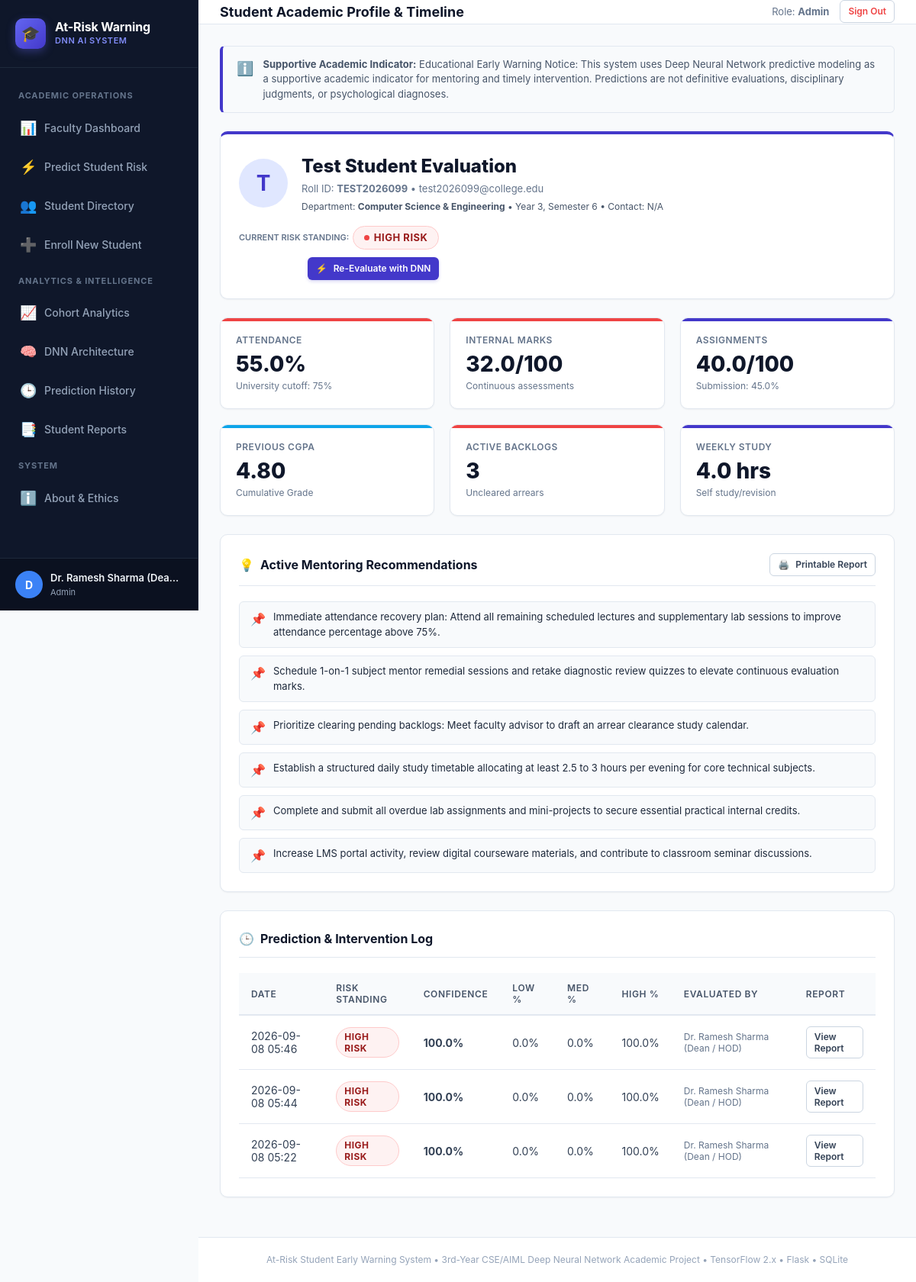
Screenshot of /student/TEST2026099 (signed in) with the database file from the repository.
### tables this page shows
CREATE TABLE students (
    id INTEGER PRIMARY KEY AUTOINCREMENT,
    student_id TEXT UNIQUE NOT NULL,
    name TEXT NOT NULL,
    email TEXT UNIQUE NOT NULL,
    department TEXT NOT NULL,
    year INTEGER NOT NULL CHECK(year BETWEEN 1 AND 4),
    semester INTEGER NOT NULL CHECK(semester BETWEEN 1 AND 8),
    contact_number TEXT,
    created_at TIMESTAMP DEFAULT CURRENT_TIMESTAMP
);

CREATE TABLE academic_records (
    id INTEGER PRIMARY KEY AUTOINCREMENT,
    student_id TEXT NOT NULL,
    attendance_percentage REAL NOT NULL,
    internal_marks REAL NOT NULL,
    assignment_score REAL NOT NULL,
    previous_gpa REAL NOT NULL,
    study_hours_weekly REAL NOT NULL,
    backlogs INTEGER NOT NULL DEFAULT 0,
    assignment_submission_rate REAL NOT NULL,
    engagement_score REAL NOT NULL,
    previous_failures INTEGER NOT NULL DEFAULT 0,
    exam_score REAL NOT NULL,
    semester_term TEXT DEFAULT 'Current Semester',
    recorded_date TIMESTAMP DEFAULT CURRENT_TIMESTAMP,
    FOREIGN KEY (student_id) REFERENCES students(student_id) ON DELETE CASCADE
);

CREATE TABLE predictions (
    id INTEGER PRIMARY KEY AUTOINCREMENT,
    student_id TEXT NOT NULL,
    risk_level TEXT NOT NULL,
    risk_code INTEGER NOT NULL,
    confidence REAL NOT NULL,
    low_probability REAL NOT NULL,
    medium_probability REAL NOT NULL,
    high_probability REAL NOT NULL,
    predicted_by TEXT DEFAULT 'Faculty',
    recommendations TEXT,
    risk_factors TEXT,
    explanation TEXT,
    academic_record_id INTEGER,
    prediction_date TIMESTAMP DEFAULT CURRENT_TIMESTAMP,
    FOREIGN KEY (student_id) REFERENCES students(student_id) ON DELETE CASCADE,
    FOREIGN KEY (academic_record_id) REFERENCES academic_records(id) ON DELETE SET NULL
);

### app.py (the view)
@app.route('/student/<student_id>')
@login_required
def student_detail(student_id):
    student, latest_acad, latest_pred = get_student_full_profile(student_id)
    if not student:
        flash("Student not found.", "danger")
        return redirect(url_for('students'))
    if session.get('role') == 'student' and session.get('student_ref_id') != student_id:
        flash("You are not authorized to view other students' profiles.", "danger")
        return redirect(url_for('student_dashboard'))
    acad_history = get_student_academic_history(student_id)
    pred_history = get_student_prediction_history(student_id)
    recs = []
    risk_factors = []
    if latest_pred and latest_pred['recommendations']:
        try:
            recs = json.loads(latest_pred['recommendations'])
        except Exception:
            recs = [latest_pred['recommendations']]
    if latest_pred and latest_pred['risk_factors']:
        try:
            risk_factors = json.loads(latest_pred['risk_factors'])
        except Exception:
            risk_factors = [latest_pred['risk_factors']]
    return render_template(
        'student_detail.html',
        student=student,
        academic=latest_acad,
        prediction=latest_pred,
        recommendations=recs,
        risk_factors=risk_factors,
        acad_history=acad_history,
        pred_history=pred_history
    )

### app.py (called while the page is built)
def login_required(f):
    @wraps(f)
    def decorated_function(*args, **kwargs):
        if 'user_id' not in session:
            flash("Please log in to access this page.", "warning")
            return redirect(url_for('login', next=request.url))
        return f(*args, **kwargs)
    return decorated_function

@app.context_processor
def inject_globals():
    return {
        'current_user': {
            'id': session.get('user_id'),
            'username': session.get('username'),
            'role': session.get('role'),
            'full_name': session.get('full_name'),
            'student_ref_id': session.get('student_ref_id')
        },
        'risk_colors': config.RISK_COLORS,
        'disclaimer': config.DISCLAIMER_NOTICE,
        'feature_metadata': FEATURE_METADATA
    }

### utils/database.py (called while the page is built)
def get_db_connection():
    conn = sqlite3.connect(config.DATABASE_PATH)
    conn.row_factory = sqlite3.Row
    return conn

def get_student_full_profile(student_id):
    conn = get_db_connection()
    student = conn.execute("SELECT * FROM students WHERE student_id = ?", (student_id,)).fetchone()
    if not student:
        conn.close()
        return None, None, None
    latest_acad = conn.execute(
        "SELECT * FROM academic_records WHERE student_id = ? ORDER BY id DESC LIMIT 1",
        (student_id,)
    ).fetchone()
    latest_pred = conn.execute(
        "SELECT * FROM predictions WHERE student_id = ? ORDER BY id DESC LIMIT 1",
        (student_id,)
    ).fetchone()
    conn.close()
    return student, latest_acad, latest_pred

def get_student_academic_history(student_id):
    conn = get_db_connection()
    records = conn.execute(
        "SELECT * FROM academic_records WHERE student_id = ? ORDER BY id DESC",
        (student_id,)
    ).fetchall()
    conn.close()
    return records

def get_student_prediction_history(student_id):
    conn = get_db_connection()
    preds = conn.execute(
        "SELECT * FROM predictions WHERE student_id = ? ORDER BY id DESC",
        (student_id,)
    ).fetchall()
    conn.close()
    return preds

### templates/student_detail.html (shortened to what this page needs)
﻿{% extends "base.html" %}
{% block header_title %}Student Academic Profile & Timeline{% endblock %}
{% block content %}
<div style="max-width: 1100px; margin: 0 auto;">
  <div class="card" style="border-top: 4px solid var(--primary); margin-bottom: 24px;">
    <div style="display: flex; justify-content: space-between; align-items: center; flex-wrap: wrap; gap: 16px;">
      <div style="display: flex; align-items: center; gap: 18px;">
        <div style="width: 64px; height: 64px; border-radius: 50%; background: #e0e7ff; color: #4338ca; display: flex; align-items: center; justify-content: center; font-size: 28px; font-weight: bold;">
          {{ student.name[0] }}
        </div>
        <div>
          <h2 style="font-size: 24px; font-weight: 800; color: #0f172a;">{{ student.name }}</h2>
          <div style="font-size: 13px; color: #64748b; margin-top: 2px;">
            Roll ID: <strong>{{ student.student_id }}</strong> &bull; {{ student.email }}
          </div>
          <div style="font-size: 12px; color: #475569; margin-top: 4px;">
            Department: <strong>{{ student.department }}</strong> &bull; Year {{ student.year }}, Semester {{ student.semester }} &bull; Contact: {{ student.contact_number or 'N/A' }}
          </div>
        </div>
      </div>
      <div style="display: flex; flex-direction: column; align-items: flex-end; gap: 10px;">
        {% if prediction %}
        <div>
          <span style="font-size: 11px; text-transform: uppercase; color: #64748b; font-weight: 600;">Current Risk Standing:</span>
          {% if prediction.risk_level == 'LOW RISK' %}
            <span class="badge badge-low" style="font-size: 13px; padding: 5px 14px;"><span class="badge-pulse"></span> LOW RISK</span>
          {% elif prediction.risk_level == 'MEDIUM RISK' %}
            <span class="badge badge-medium" style="font-size: 13px; padding: 5px 14px;"><span class="badge-pulse"></span> MEDIUM RISK</span>
          {% else %}
            <span class="badge badge-high" style="font-size: 13px; padding: 5px 14px;"><span class="badge-pulse"></span> HIGH RISK</span>
          {% endif %}
        </div>
        {% endif %}
        {% if current_user.role in ['admin', 'faculty'] %}
        <a href="{{ url_for('predict', student_id=student.student_id) }}" class="btn btn-primary btn-sm">
          <span>⚡</span> Re-Evaluate with DNN
        </a>
        {% endif %}
      </div>
    </div>
  </div>
  {% if academic %}
  <div class="stat-grid">
    <div class="stat-card {% if academic.attendance_percentage < 75 %}high-risk{% else %}low-risk{% endif %}">
      <div class="label">Attendance</div>
      <div class="value">{{ "%.1f"|format(academic.attendance_percentage) }}%</div>
      <div class="sub">University cutoff: 75%</div>
    </div>
    <div class="stat-card {% if academic.internal_marks < 40 %}high-risk{% else %}primary{% endif %}">
      <div class="label">Internal Marks</div>
      <div class="value">{{ "%.1f"|format(academic.internal_marks) }}/100</div>
      <div class="sub">Continuous assessments</div>
    </div>
    <div class="stat-card primary">
      <div class="label">Assignments</div>
      <div class="value">{{ "%.1f"|format(academic.assignment_score) }}/100</div>
      <div class="sub">Submission: {{ "%.1f"|format(academic.assignment_submission_rate) }}%</div>
    </div>
    <div class="stat-card info">
      <div class="label">Previous CGPA</div>
      <div class="value">{{ "%.2f"|format(academic.previous_gpa) }}</div>
      <div class="sub">Cumulative Grade</div>
    </div>
    <div class="stat-card {% if academic.backlogs > 0 %}high-risk{% else %}low-risk{% endif %}">
      <div class="label">Active Backlogs</div>
      <div class="value">{{ academic.backlogs }}</div>
      <div class="sub">Uncleared arrears</div>
    </div>
    <div class="stat-card primary">
      <div class="label">Weekly Study</div>
      <div class="value">{{ "%.1f"|format(academic.study_hours_weekly) }} hrs</div>
      <div class="sub">Self study/revision</div>
    </div>
  </div>
  {% endif %}
  {% if recommendations %}
  <div class="card">
    <div class="card-header">
      <h3><span>💡</span> Active Mentoring Recommendations</h3>
      {% if prediction %}
      <a href="{{ url_for('report_view', prediction_id=prediction.id) }}" class="btn btn-secondary btn-sm">
        <span>🖨️</span> Printable Report
      </a>
      {% endif %}
    </div>
    <div style="display: flex; flex-direction: column; gap: 10px;">
      {% for rec in recommendations %}
      <div style="display: flex; gap: 10px; align-items: flex-start; padding: 10px 14px; background: #f8fafc; border: 1px solid var(--border-color); border-radius: var(--radius-sm);">
        <span style="color: var(--primary);">📌</span>
        <div style="font-size: 13px; color: #1e293b;">{{ rec }}</div>
      </div>
      {% endfor %}
    </div>
  </div>
  {% endif %}
  <div class="card">
    <div class="card-header">
      <h3><span>🕒</span> Prediction & Intervention Log</h3>
    </div>
    <div class="table-responsive">
      <table class="modern-table">
        <thead>
          <tr>
            <th>Date</th>
            <th>Risk Standing</th>
            <th>Confidence</th>
            <th>Low %</th>
            <th>Med %</th>
            <th>High %</th>
            <th>Evaluated By</th>
            <th>Report</th>
          </tr>
        </thead>
        <tbody>
          {% for pred in pred_history %}
          <tr>
            <td>{{ pred.prediction_date[:16] }}</td>
            <td>
              {% if pred.risk_level == 'LOW RISK' %}
                <span class="badge badge-low">Low Risk</span>
              {% elif pred.risk_level == 'MEDIUM RISK' %}
                <span class="badge badge-medium">Med Risk</span>
              {% else %}
                <span class="badge badge-high">High Risk</span>
              {% endif %}
            </td>
            <td><strong>{{ "%.1f"|format(pred.confidence) }}%</strong></td>
            <td>{{ "%.1f"|format(pred.low_probability) }}%</td>
            <td>{{ "%.1f"|format(pred.medium_probability) }}%</td>
            <td>{{ "%.1f"|format(pred.high_probability) }}%</td>
            <td style="font-size: 12px; color: #64748b;">{{ pred.predicted_by }}</td>
            <td>
              <a href="{{ url_for('report_view', prediction_id=pred.id) }}" class="btn btn-secondary btn-sm">
                View Report
              </a>
            </td>
          </tr>
          {% else %}
          <tr>
            <td colspan="8" style="text-align: center; color: var(--text-muted); padding: 20px;">
              No prior predictions on record.
            </td>
          </tr>
          {% endfor %}
        </tbody>
      </table>
    </div>
  </div>
</div>
{% endblock %}

### static/css/style.css (style rules this page uses)
* { box-sizing: border-box; margin: 0; padding: 0; }
body { font-family: -apple-system, BlinkMacSystemFont, "Segoe UI", Roboto, "Helvetica Neue", Arial, sans-serif; background-color: var(--bg-main); color: var(--text-main); line-height: 1.5; display: flex; min-height: 100vh; }
.card { background: var(--card-bg); border: 1px solid var(--border-color); border-radius: var(--radius-md); box-shadow: var(--shadow-sm); padding: 24px; margin-bottom: 24px; }
.card-header { display: flex; justify-content: space-between; align-items: center; margin-bottom: 20px; padding-bottom: 12px; border-bottom: 1px solid var(--border-color); }
.card-header h3 { font-size: 16px; font-weight: 700; color: var(--text-main); display: flex; align-items: center; gap: 8px; }
.stat-grid { display: grid; grid-template-columns: repeat(auto-fit, minmax(220px, 1fr)); gap: 20px; margin-bottom: 24px; }
.stat-card { background: white; border: 1px solid var(--border-color); border-radius: var(--radius-md); padding: 20px; box-shadow: var(--shadow-sm); position: relative; overflow: hidden; transition: transform 0.2s ease, box-shadow 0.2s ease; }
.stat-card::before { content: ''; position: absolute; top: 0; left: 0; right: 0; height: 4px; }
.stat-card.primary::before { background: var(--primary); }
.stat-card.high-risk::before { background: var(--risk-high); }
.stat-card.info::before { background: #0ea5e9; }
.stat-card .label { font-size: 12px; font-weight: 600; text-transform: uppercase; letter-spacing: 0.04em; color: var(--text-muted); margin-bottom: 8px; }
.stat-card .value { font-size: 28px; font-weight: 800; color: var(--text-main); line-height: 1; margin-bottom: 6px; }
.stat-card .sub { font-size: 12px; color: var(--text-muted); }
.badge { display: inline-flex; align-items: center; gap: 6px; padding: 4px 10px; border-radius: 9999px; font-size: 12px; font-weight: 700; text-transform: uppercase; letter-spacing: 0.04em; }
.badge-high { background: var(--risk-high-bg); color: #991b1b; border: 1px solid var(--risk-high-border); }
.badge-pulse { width: 7px; height: 7px; border-radius: 50%; display: inline-block; }
.badge-high .badge-pulse { background-color: var(--risk-high); animation: pulse 1.8s infinite; }
.table-responsive { width: 100%; overflow-x: auto; }
.modern-table { width: 100%; border-collapse: collapse; text-align: left; font-size: 14px; }
.modern-table th { background-color: #f8fafc; color: #475569; font-weight: 600; padding: 12px 16px; border-bottom: 2px solid var(--border-color); font-size: 12px; text-transform: uppercase; letter-spacing: 0.05em; }
.modern-table td { padding: 14px 16px; border-bottom: 1px solid var(--border-color); color: #334155; vertical-align: middle; }
.btn { display: inline-flex; align-items: center; justify-content: center; gap: 8px; padding: 9px 18px; border-radius: var(--radius-sm); font-size: 14px; font-weight: 600; text-decoration: none; cursor: pointer; border: 1px solid transparent; transition: all 0.2s ease; }
.btn-primary { background-color: var(--primary); color: white; box-shadow: 0 2px 4px rgba(67, 56, 202, 0.2); }
.btn-secondary { background-color: white; color: #334155; border-color: #cbd5e1; }
.btn-sm { padding: 5px 10px; font-size: 12px; }

### rows the page displays
students: name "T", name "Test Student Evaluation", student_id "TEST2026099", email "test2026099@college.edu", department "Computer Science & Engineering", year "3", semester "6", contact_number "N/A"
academic_records: attendance_percentage "55.0", internal_marks "32.0", assignment_score "40.0", assignment_submission_rate "45.0", previous_gpa "4.80", backlogs "3", study_hours_weekly "4.0"
predictions: prediction_date "2026-09-08 05:46", risk_level "HIGH RISK", confidence "100.0", low_probability "0.0", medium_probability "0.0", high_probability "100.0", predicted_by "Dr. Ramesh Sharma (Dean / HOD)"
predictions: prediction_date "2026-09-08 05:44", risk_level "HIGH RISK", confidence "100.0", low_probability "0.0", medium_probability "0.0", high_probability "100.0", predicted_by "Dr. Ramesh Sharma (Dean / HOD)"
predictions: prediction_date "2026-09-08 05:22", risk_level "HIGH RISK", confidence "100.0", low_probability "0.0", medium_probability "0.0", high_probability "100.0", predicted_by "Dr. Ramesh Sharma (Dean / HOD)"

### other values shown
{{ current_user.full_name[0] if current_user.full_name else 'U' }} "D"
{{ current_user.full_name }} "Dr. Ramesh Sharma (Dea…"
{{ current_user.role }} "Admin"
{{ current_user.role|capitalize }} "Admin"
{{ rec }} "Immediate attendance recovery plan: Attend all remaining scheduled lectures and supplementary lab sessions to improve attendance percentage above 75%." "Schedule 1-on-1 subject mentor remedial sessions and retake diagnostic review quizzes to elevate continuous evaluation marks." "Prioritize clearing pending backlogs: Meet faculty advisor to draft an arrear clearance study calendar." "Establish a structured daily study timetable allocating at least 2.5 to 3 hours per evening for core technical subjects." "Complete and submit all overdue lab assignments and mini-projects to secure essential practical internal credits." "Increase LMS portal activity, review digital courseware materials, and contribute to classroom seminar discussions."
